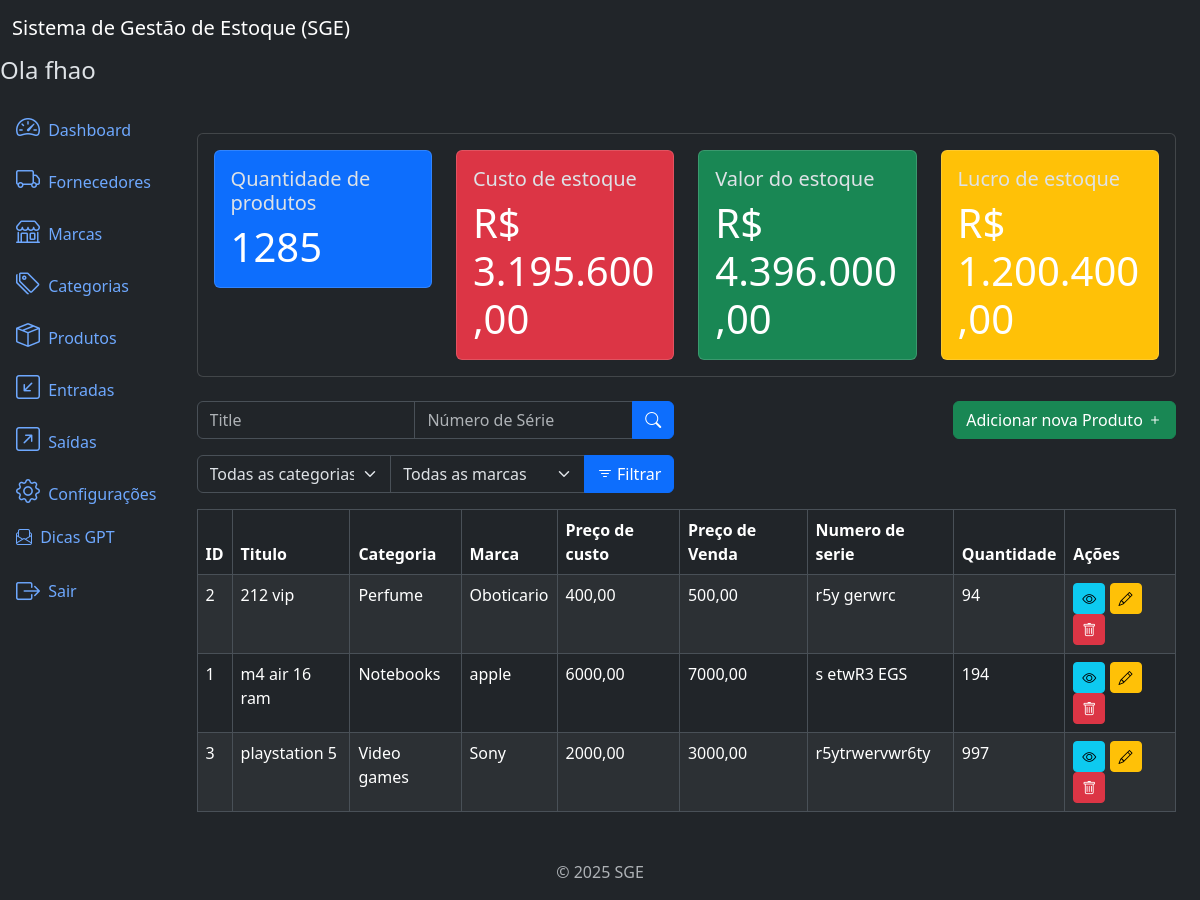
Before: /products/ (signed in) with the older database file.
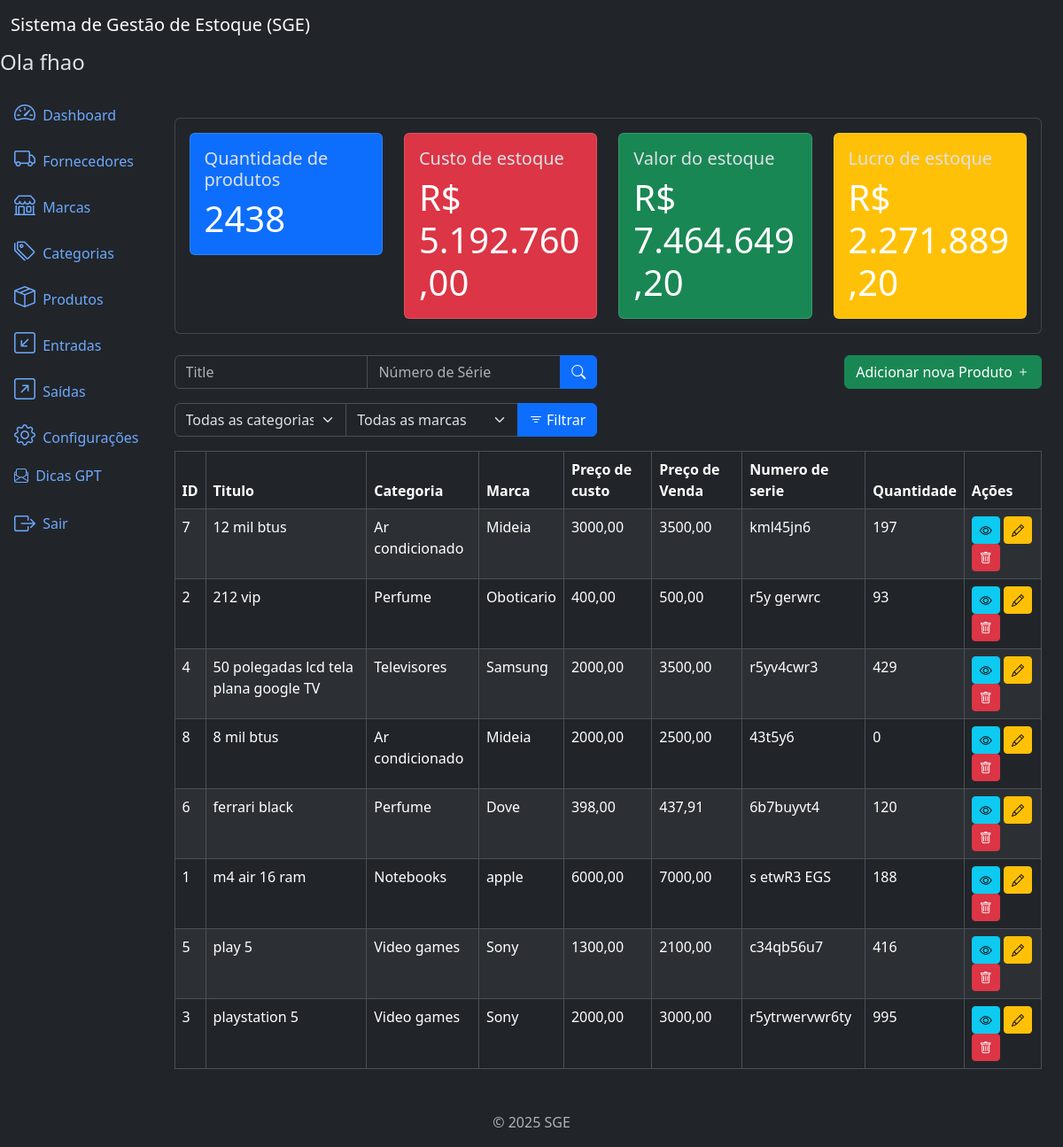
After: the same page with the newer database file.
### products/models.py (models this page shows, shortened)
class Product(models.Model):
    title = models.CharField(
        max_length=500
    )
    brand = models.ForeignKey(
        Brand,
        on_delete=models.PROTECT,
        related_name='products'
    )
    category = models.ForeignKey(
        Category,
        on_delete=models.PROTECT,
        related_name='products'
    )
    description = models.TextField(
        blank=True,
        null=True,
    )
    serie_number = models.CharField(
        max_length=200,
        blank=True,
        null=True,
    )
    cost_price = models.DecimalField(
        max_digits=20,
        decimal_places=2,
    )  # preço de custo
    selling_price = models.DecimalField(
        max_digits=20,
        decimal_places=2,
    )  # preço vendido
    quantity = models.IntegerField(
        default=0,
    )
    created_at = models.DateTimeField(
        auto_now_add=True,
    )
    updated_at = models.DateTimeField(
        auto_now=True
    )
    class Meta:
        ordering = ['title']

### categories/models.py (models this page shows)
class Category(models.Model):
    name = models.CharField(max_length=500)
    description = models.TextField(
        blank=True,
        null=True,
    )
    created_at = models.DateTimeField(
        auto_now_add=True
    )
    updated_at = models.DateTimeField(
        auto_now=True
    )
    class Meta:
        ordering = ['name']
    def __str__(self):
        return self.name

### brands/models.py (models this page shows)
class Brand(models.Model):
    name = models.CharField(max_length=500)
    description = models.TextField(
        blank=True,
        null=True,
    )
    created_at = models.DateTimeField(
        auto_now_add=True
    )
    updated_at = models.DateTimeField(
        auto_now=True
    )
    class Meta:
        ordering = ['name']
    def __str__(self):
        return self.name

### products/views.py (the view)
# urls.py: path('products/', views.ProductListView.as_view(), name='product_list'),
class ProductListView(LoginRequiredMixin, PermissionRequiredMixin, ListView):
    model = models.Product
    template_name = 'product_list.html'
    context_object_name = 'products'
    paginate_by = 10
    permission_required = 'products.view_product'
    def get_queryset(self):
        queryset = super().get_queryset()
        brand = self.request.GET.get('brand')
        category = self.request.GET.get('category')
        serie_number = self.request.GET.get('serie_number')
        title = self.request.GET.get('title')
        if brand:
            queryset = queryset.filter(brand__id=brand)
        if category:
            queryset = queryset.filter(category__id=category)
        if serie_number:
            queryset = queryset.filter(serie_number__icontains=serie_number)
        if title:
            queryset = queryset.filter(title__icontains=title)
        return queryset
    def get_context_data(self, **kwargs):
        context = super().get_context_data(**kwargs)
        context['categories'] = Category.objects.all()
        context['brands'] = Brand.objects.all()
        context['product_metrics'] = get_product_metrics()
        return context

### app/metrics.py (called while the page is built)
def get_product_metrics():
    products = Product.objects.all()
    total_cost_price = sum(product.cost_price * product.quantity for product in products)
    total_selling_price = sum(product.selling_price * product.quantity for product in products)
    total_quantity = sum(product.quantity for product in products)
    total_profit = total_selling_price - total_cost_price
    return dict(
        total_cost_price=number_format(total_cost_price, decimal_pos=2, force_grouping=True),
        total_selling_price=number_format(total_selling_price, decimal_pos=2, force_grouping=True),
        total_quantity=total_quantity,
        total_profit=number_format(total_profit, decimal_pos=2, force_grouping=True),
    )

### products/templates/product_list.html (shortened to what this page needs)
{% extends 'base.html' %}
{% block content %}
{% if perms.products.view_product and perms.inflows.view_inflow %}
   {% include 'components/_product_metrics.html' %}
{% endif %}
<div class="row mb-3">
   <div class="col-md-6">
      <form method="get" action="{% url 'product_list' %}">
         <div class="input-group">
            <input type="text" class="form-control" name="title" placeholder="Title" value="{{ request.GET.title }}">
            <input type="text" class="form-control" name="serie_number" placeholder="Número de Série" value="{{ request.GET.serie_number }}">
            <button type="submit" class="btn btn-primary">
               <i class="bi bi-search"></i>
            </button>
         </div>
      </form>
   </div>
   {% if perms.products.add_product %}
   <div class="col-md-6">
      <a href="{% url 'product_create' %}" class="btn btn-success float-end">
         Adicionar nova Produto
         <i class="bi bi-plus"></i>
      </a>
   </div>
   {% endif %}
</div>
<div class="row mb-3">
   <div class="col-md-6">
      <form method="get" action="{% url 'product_list' %}">
         <div class="input-group">
            <select class="form-select" name="category">
               <option value="" {% if not request.GET.category %} selected {% endif %} >Todas as categorias</option>
            </select>
            <select class="form-select" name="brand">
               <option value="" {% if not request.GET.brand %} selected {% endif %} >Todas as marcas</option>
            </select>
            <button type="submit" class="btn btn-primary">
               <i class="bi bi-filter"></i> Filtrar
            </button>
         </div>
      </form>
   </div>
</div>
<div class="table-responsive">
   <table class="table table-striped table-bordered">
      <thead class="thead-dark">
         <tr>
            <th>ID</th>
            <th>Titulo</th>
            <th>Categoria</th>
            <th>Marca</th>
            <th>Preço de custo</th>
            <th>Preço de Venda</th>
            <th>Numero de serie</th>
            <th>Quantidade</th>
            <th>Ações</th>
         </tr>
      </thead>
      <tbody>
         {% for product in products %}
         <tr>
            <td>{{ product.id }}</td>
            <td>{{ product.title }}</td>
            <td>{{ product.category }}</td>
            <td>{{ product.brand }}</td>
            <td>{{ product.cost_price }}</td>
            <td>{{ product.selling_price }}</td>
            <td>{{ product.serie_number }}</td>
            <td>{{ product.quantity }}</td>
            <td>
               <a href="{% url 'product_detail' product.id %}" class="btn btn-info btn-sm">
                  <i class="bi bi-eye"></i>
               </a>
               {% if perms.products.change_product %}
               <a href="{% url 'product_update' product.id %}" class="btn btn-warning btn-sm">
                  <i class="bi bi-pencil"></i>
               </a>
               {% endif %}
               {% if perms.products.delete_product %}
               <a href="{% url 'product_delete' product.id %}" class="btn btn-danger btn-sm">
                  <i class="bi bi-trash"></i>
               </a>
               {% endif %}
            </td>
         </tr>
         {% endfor %}
      </tbody>
   </table>
</div>
{% endblock %}

Changed rows visible on the page:
added Product: id "7", title "12 mil btus", category "Ar condicionado", brand "Mideia", cost_price "3000,00", selling_price "3500,00", serie_number "kml45jn6", quantity "197"
changed Product "212 vip": quantity "94" → "93"
added Product: id "4", title "50 polegadas lcd tela plana google TV", category "Televisores", brand "Samsung", cost_price "2000,00", selling_price "3500,00", serie_number "r5yv4cwr3", quantity "429"
added Product: id "8", title "8 mil btus", category "Ar condicionado", brand "Mideia", cost_price "2000,00", selling_price "2500,00", serie_number "43t5y6", quantity "0"
added Product: id "6", title "ferrari black", category "Perfume", brand "Dove", cost_price "398,00", selling_price "437,91", serie_number "6b7buyvt4", quantity "120"
changed Product "m4 air 16 ram": quantity "194" → "188"
added Product: id "5", title "play 5", category "Video games", brand "Sony", cost_price "1300,00", selling_price "2100,00", serie_number "c34qb56u7", quantity "416"
changed Product "playstation 5": quantity "997" → "995"
Other visible differences:
{{ product_metrics.total_quantity }}: "1285" → "2438"
{{ product_metrics.total_cost_price }}: "3.195.600,00" → "5.192.760,00"
{{ product_metrics.total_selling_price }}: "4.396.000,00" → "7.464.649,20"
{{ product_metrics.total_profit }}: "1.200.400,00" → "2.271.889,20"
